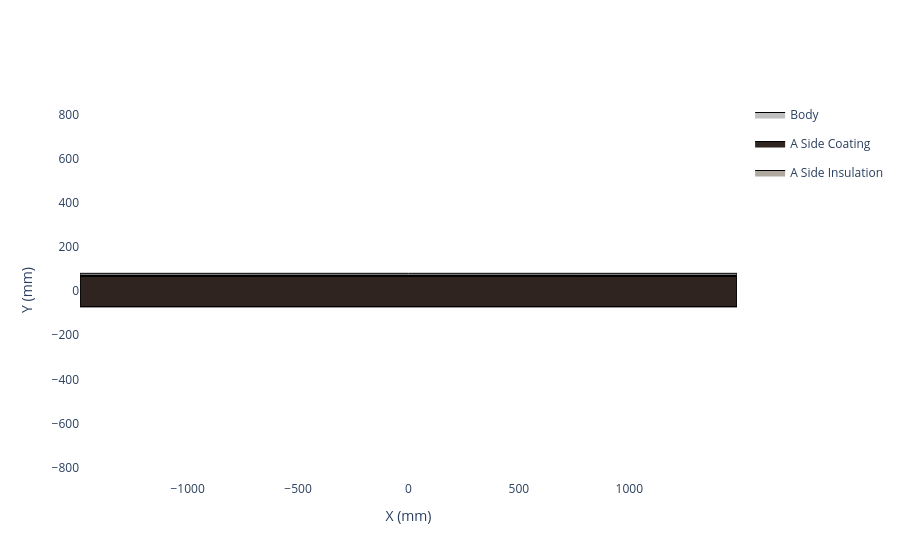
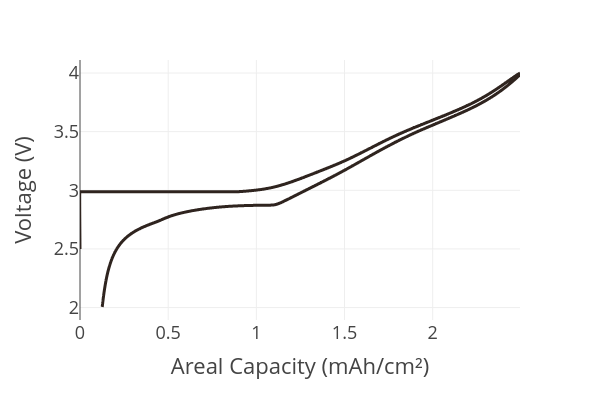

The notebook cell saved with these charts, in order:
### Code cell
# create the cathode

insulation_material = InsulationMaterial.from_database("Aluminium Oxide, 95%")

my_cathode = Cathode(
    formulation=cathode_formulation,
    current_collector=cathode_current_collector,
    calender_density=3.09,
    mass_loading=21.70,
    insulation_material=insulation_material,
    insulation_thickness=3,
    name='QNAS-S40160NL'
)

my_cathode._get_full_top_down_view().show()
my_cathode.plot_half_cell_curve(areal=True, width=600, height=400).show()

### Figure 1 — Plotly figure (JSON) as saved in the notebook; plotly's stock layout.template omitted (floating-point values rounded to 4 significant figures)
{"data": [{"fill": "toself", "fillcolor": "#C0C0C0", "legendgroup": "Body", "line": {"color": "black", "width": 1}, "mode": "lines", "name": "Body", "showlegend": true, "type": "scatter", "x": [-1488.0, -1488.0, -1488.0, 1488.0, 1488.0, 1488.0, -1488.0], "y": [-71.0, 71.0, 80.0, 80.0, 71.0, -71.0, -71.0]}, {"fill": "toself", "fillcolor": "#2f241f", "line": {"color": "black", "width": 1}, "mode": "lines", "name": "A Side Coating", "type": "scatter", "x": [-1488.0, -1488.0, -1488.0, 1488.0, 1488.0, 1488.0, -1488.0, -1488.0, -1488.0, -1488.0, 1488.0, 1488.0, 1488.0, -1488.0], "y": [-71.0, 68.0, 68.0, 68.0, 68.0, -71.0, -71.0, -71.0, 68.0, 68.0, 68.0, 68.0, -71.0, -71.0]}, {"fill": "toself", "fillcolor": "#B0A99F", "line": {"color": "black", "width": 1}, "mode": "lines", "name": "A Side Insulation", "type": "scatter", "x": [-1488.0, -1488.0, 1488.0, 1488.0, -1488.0, -1488.0, -1488.0, 1488.0, 1488.0, -1488.0], "y": [68.0, 71.0, 71.0, 68.0, 68.0, 68.0, 71.0, 71.0, 68.0, 68.0]}], "layout": {"paper_bgcolor": "white", "plot_bgcolor": "white", "xaxis": {"scaleanchor": "y", "showgrid": false, "title": {"text": "X (mm)"}, "zeroline": false}, "yaxis": {"showgrid": false, "title": {"text": "Y (mm)"}, "zeroline": false}}}

### Figure 2 — Plotly figure (JSON) as saved in the notebook; plotly's stock layout.template omitted (floating-point values rounded to 4 significant figures; data arrays with more than 128 entries replaced by an {"elided": "..."} marker saying what was removed)
{"data": [{"hovertemplate": "Areal Capacity (mAh/cm²)=%{x}<br>Voltage (V)=%{y}<extra></extra>", "legendgroup": "", "line": {"color": "#2f241f", "dash": "solid", "shape": "spline"}, "marker": {"symbol": "circle"}, "mode": "lines", "name": "", "orientation": "v", "showlegend": false, "type": "scatter", "x": {"elided": "8605 float values"}, "xaxis": "x", "y": {"elided": "8605 float values"}, "yaxis": "y"}], "layout": {"height": 400, "legend": {"tracegroupgap": 0}, "margin": {"t": 60}, "width": 600, "xaxis": {"anchor": "y", "domain": [0.0, 1.0], "title": {"text": "Areal Capacity (mAh/cm²)"}}, "yaxis": {"anchor": "x", "domain": [0.0, 1.0], "title": {"text": "Voltage (V)"}}}}
